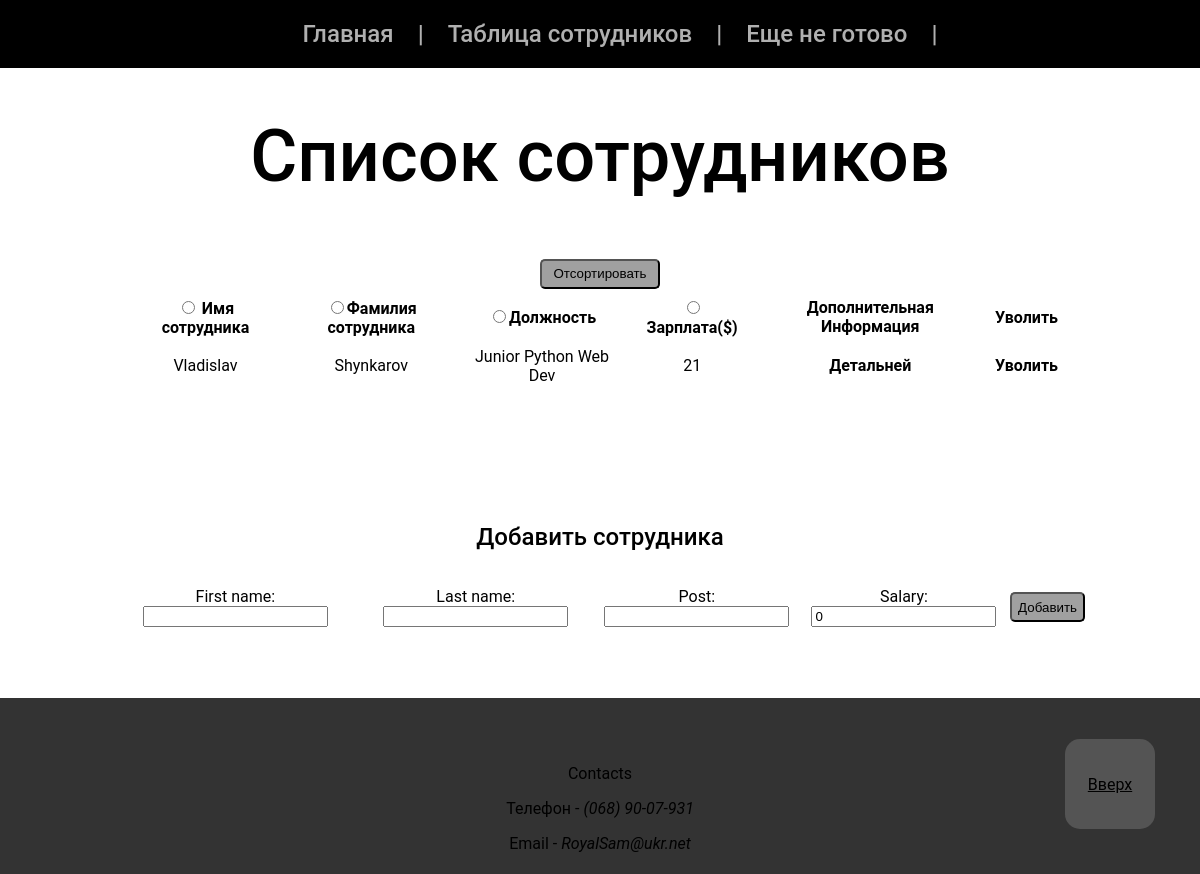
Before: /staff/ with the older database file.
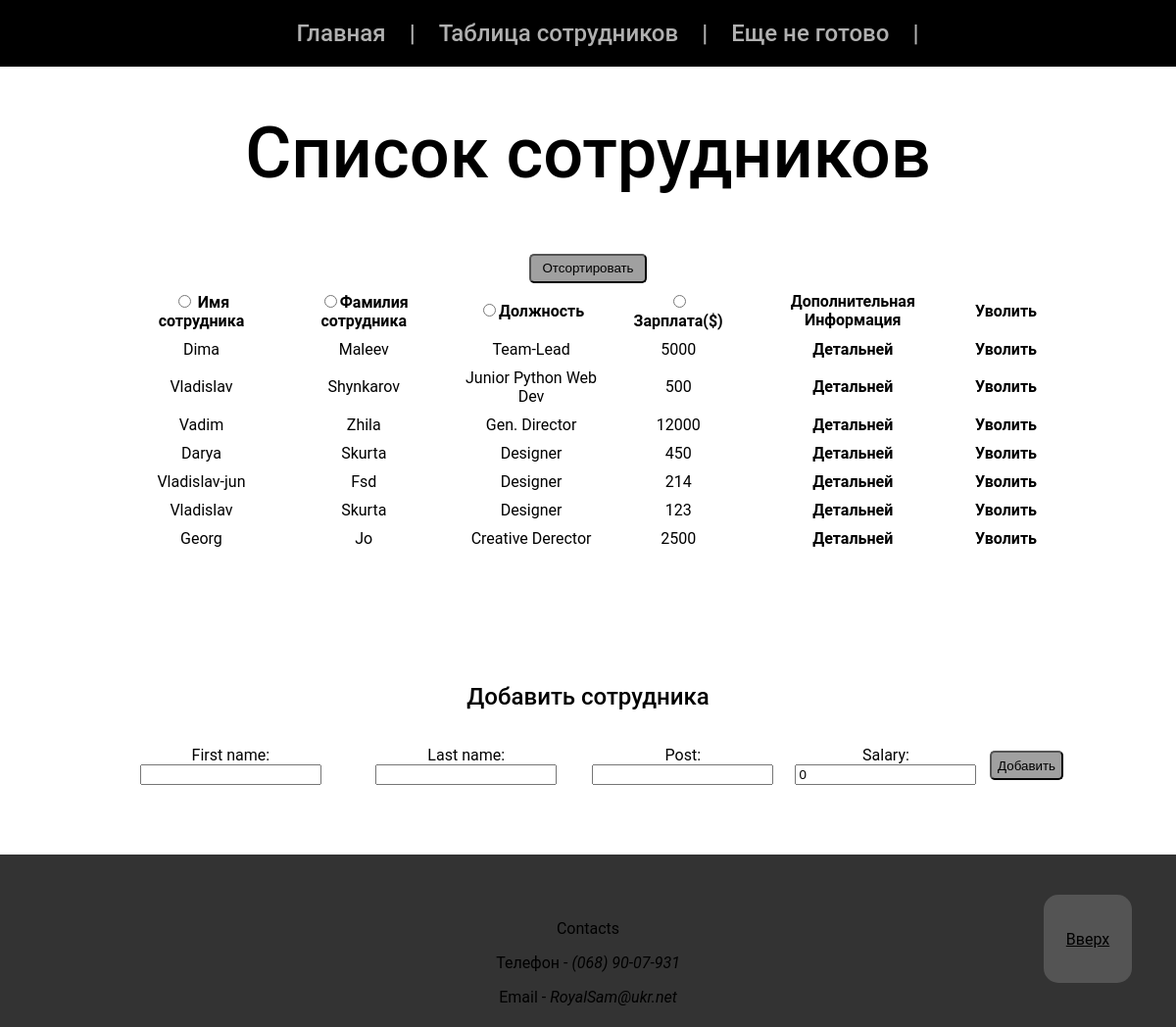
After: the same page with the newer database file.
### staff/models.py (models this page shows, shortened)
class Employee(models.Model):
    first_name = models.CharField(max_length=20)
    last_name = models.CharField(max_length=20)
    post = models.CharField(max_length=40)
    salary = models.PositiveIntegerField(default=0, blank=False)

### staff/views.py (the view, shortened to what this page needs)
# urls.py: path('', views.index, name='index'),
def index(requests):
    obj = Employee.objects.order_by('-post')
    form = EmployeeForm()
    error = ''
    context = {
        'employee_list': obj,
        'form': form,
        'error_message': error
    }
    return render(requests, 'staff/index.html', context)

### staff/forms.py (shortened to what this page needs)
class EmployeeForm(forms.ModelForm):
    class Meta:
        model = Employee
        fields = [
            'first_name',
            'last_name',
            'post',
            'salary'
        ]

### staff/templates/staff/index.html (shortened to what this page needs)
<!DOCTYPE html>
<html lang="en">
<head>
    {% load static %}
    <link rel="stylesheet" type="text/css" href="{% static 'staff/index.css' %}">
</head>
<body>
{% include 'staff/basehead.html' %}
<main class="content">
    <section class="list__of__employer">
        <div class="container">
            <div class="emp__list">
                <h1 class="h1">Список сотрудников</h1>
                {% if employee_list %}
                    <table class="table__main">
                        <form action="." method="post"> {% csrf_token %}
                            <input type="submit" name="save" id="save" value="Отсортировать" class="button__save__top">
                            <tr>
                                <th class="th__top">
                                    <input type="radio" name="th_choice" value="first_name" id="first_name">
                                    <label for="first_name">Имя сотрудника</label></th>
                                <th class="th__top"><input type="radio" name="th_choice"
                                                           value="last_name" id="last_name"><label for="last_name">Фамилия
                                    сотрудника</label></th>
                                <th class="th__top"><input type="radio" name="th_choice" value="post"
                                                           id="post"><label for="post">Должность</label></th>
                                <th class="th__top"><input type="radio" name="th_choice" value="salary"
                                                           id="salary"> <label for="salary">Зарплата($)</label></th>
                                <th class="th__top">Дополнительная Информация</th>
                                <th class="th__top">Уволить</th>
                            </tr>
                        </form>
                        {% for emp in employee_list %}
                            <tr>
                                <td>{{ emp.first_name }}</td>
                                <td>{{ emp.last_name }}</td>
                                <td>{{ emp.post }}</td>
                                <td>{{ emp.salary }}</td>
                                <th><a href="{% url 'mpage:staff:detail' emp.id %}" class="a__main">Детальней</a></th>
                                <th><a href="{% url 'mpage:staff:dismiss' emp.id %}" class="a__main">Уволить</a></th>
                            </tr>
                        {% endfor %}
                    </table>
                {% else %}
                    <h1 class="error__m">Список сотрудников пуст</h1>
                {% endif %}
            </div>
        </div>
    </section>
    <section class="post__met">
        <div class="container">
            <div class="post__method">
                <h2 class="h2">Добавить сотрудника</h2>
                <form action="{% url 'mpage:staff:index' %}" method="post" class="form__add"> {% csrf_token %}
                    {{ form.as_p }}
                    <input type="submit" name="save" id="save" value="Добавить" class="button__save">
                </form>
            </div>
        </div>
    </section>
</main>
{% include 'staff/basefootler.html' %}
</body>
</html>

### staff/templates/staff/basehead.html
<div class="page">
    <a href="#" title="Вернуться к началу страницы" class="top"><p class="p__top">Вверх</p></a>
    <header class="header">
        <section class="header">
            <div class="container">
                <div class="header__inner">
                    <nav class="nav">
                        <ul>
                            <li class="nav__link__main"><a href="{% url 'mpage:index' %}" class="a__head">Главная</a>
                            </li>
                            <li class="nav__link">|</li>
                            <li class="nav__link__main"><a href="{% url 'mpage:staff:index' %}" class="a__head">Таблица
                                сотрудников</a></li>
                            <li class="nav__link">|</li>
                            <li class="nav__link__main">Еще не готово</li>
                            <li class="nav__link">|</li>
                        </ul>
                    </nav>
                </div>
            </div>
        </section>
    </header>

### staff/templates/staff/basefootler.html
<footer class="footer">
        <div class="container">
            <div class="div__footer">
                <p class="li__text">Contacts</p>
                <p class="li__text"> Телефон - <em onclick="copy(this)">(068) 90-07-931</em></p>
                <p class="li__text">Email - <em onclick="copy(this)">RoyalSam@ukr.net</em></p>
            </div>
        </div>
    </footer>
</div>

### staff/static/staff/index.css (style rules this page uses)
.header { position: fixed; width: 100%; left: 0; top: 0; right: 0; margin: 0 auto; background: black; }
.content { flex: 1 1 auto; }
.top { width: 90px; height: 90px; position: fixed; right: 45px; bottom: 45px; color: #000000; display: flex; background-color: rgba(119, 119, 119, 0.5); border-radius: 15px; justify-content: center; align-items: center; transition: all 0.3s ease-in; }
.nav__link, .nav__link__main { font-family: Roboto, serif; font-style: normal; font-weight: 500; font-size: 24px; line-height: 36px; text-align: center; display: inline-block; color: #b0b0b0; margin: 0 10px; transition: all 0.3s ease-in; }
* { box-sizing: border-box; }
.header__inner { display: flex; align-items: center; justify-content: center; }
.page { display: flex; flex-direction: column; min-height: 100vh; }
.container { width: 100%; max-width: 1219px; padding-left: 55px; padding-right: 55px; margin-left: auto; margin-right: auto; }
body { font-family: Roboto, serif; font-style: normal; margin: 0 auto; }
.h1 { color: #000000; font-weight: 500; font-size: 72px; line-height: 84px; text-align: center; }
.h2 { color: #000000; font-weight: 500; text-align: center; }
.a__main { color: #000000; text-decoration: none; transition: all 0.3s ease-in; }
.a__head { color: #b0b0b0; text-decoration: none; transition: all 0.3s ease-in; }
.footer { margin: 0 auto; height: 176px; width: 100%; padding-top: 50px; background-color: #333; text-align: center; align-items: center; }
.li__text { color: #000000; transition: color 0.3s ease-in; }
.list__of__employer { padding: 55px 5%; display: flex; text-align: center; }
.table__main { display: flex; justify-content: center; border-spacing: 26px 8px; }
.post__met { padding: 55px 5%; }
.form__add { display: flex; flex-flow: row; align-items: center; justify-content: space-between; text-align: center; }
.button__save { color: #000000; background-color: #a0a0a0; border-radius: 5px; width: 75px; height: 30px; transition: background-color 0.3s ease-in; }
.button__save__top { color: #000000; background-color: #a0a0a0; border-radius: 5px; width: 120px; height: 30px; transition: background-color 0.3s ease-in; }

Changed rows visible on the page:
removed Employee: first_name "Vladislav", last_name "Shynkarov", post "Junior Python Web Dev", salary "21"
added Employee: first_name "Dima", last_name "Maleev", post "Team-Lead", salary "5000"
added Employee: first_name "Vladislav", last_name "Shynkarov", post "Junior Python Web Dev", salary "500"
added Employee: first_name "Vadim", last_name "Zhila", post "Gen. Director", salary "12000"
added Employee: first_name "Darya", last_name "Skurta", post "Designer", salary "450"
added Employee: first_name "Vladislav-jun", last_name "Fsd", post "Designer", salary "214"
added Employee: first_name "Vladislav", last_name "Skurta", post "Designer", salary "123"
added Employee: first_name "Georg", last_name "Jo", post "Creative Derector", salary "2500"
